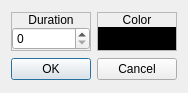
<?xml version="1.0" encoding="UTF-8"?>
<ui version="4.0">
 <class>ConfigureEvent_FlashUI</class>
 <widget class="QDialog" name="ConfigureEvent_FlashUI">
  <property name="geometry">
   <rect>
    <x>0</x>
    <y>0</y>
    <width>184</width>
    <height>93</height>
   </rect>
  </property>
  <property name="windowTitle">
   <string>Flash UI</string>
  </property>
  <property name="styleSheet">
   <string notr="true">.QFrame
{
	border: 1px solid palette(text);
}

.QFrame&gt;QLabel
{
	background-color: palette(text);
	color: palette(window);
}</string>
  </property>
  <layout class="QGridLayout" name="gridLayout">
   <item row="0" column="0">
    <widget class="QFrame" name="frame_5">
     <property name="sizePolicy">
      <sizepolicy hsizetype="Preferred" vsizetype="Fixed">
       <horstretch>0</horstretch>
       <verstretch>0</verstretch>
      </sizepolicy>
     </property>
     <property name="frameShape">
      <enum>QFrame::StyledPanel</enum>
     </property>
     <property name="frameShadow">
      <enum>QFrame::Raised</enum>
     </property>
     <layout class="QVBoxLayout" name="verticalLayout_19">
      <property name="spacing">
       <number>0</number>
      </property>
      <property name="leftMargin">
       <number>0</number>
      </property>
      <property name="topMargin">
       <number>0</number>
      </property>
      <property name="rightMargin">
       <number>0</number>
      </property>
      <property name="bottomMargin">
       <number>0</number>
      </property>
      <item>
       <widget class="QLabel" name="label_23">
        <property name="sizePolicy">
         <sizepolicy hsizetype="Preferred" vsizetype="Fixed">
          <horstretch>0</horstretch>
          <verstretch>0</verstretch>
         </sizepolicy>
        </property>
        <property name="text">
         <string>Duration</string>
        </property>
        <property name="alignment">
         <set>Qt::AlignCenter</set>
        </property>
       </widget>
      </item>
      <item>
       <widget class="QWidget" name="widget" native="true">
        <layout class="QHBoxLayout" name="horizontalLayout">
         <property name="spacing">
          <number>0</number>
         </property>
         <property name="leftMargin">
          <number>0</number>
         </property>
         <property name="topMargin">
          <number>0</number>
         </property>
         <property name="rightMargin">
          <number>0</number>
         </property>
         <property name="bottomMargin">
          <number>0</number>
         </property>
         <item>
          <widget class="QSpinBox" name="numDuration"/>
         </item>
        </layout>
       </widget>
      </item>
     </layout>
    </widget>
   </item>
   <item row="1" column="0" colspan="2">
    <widget class="QDialogButtonBox" name="buttonBox">
     <property name="orientation">
      <enum>Qt::Horizontal</enum>
     </property>
     <property name="standardButtons">
      <set>QDialogButtonBox::Cancel|QDialogButtonBox::Ok</set>
     </property>
    </widget>
   </item>
   <item row="0" column="1">
    <widget class="QFrame" name="frame_6">
     <property name="sizePolicy">
      <sizepolicy hsizetype="Preferred" vsizetype="Fixed">
       <horstretch>0</horstretch>
       <verstretch>0</verstretch>
      </sizepolicy>
     </property>
     <property name="frameShape">
      <enum>QFrame::StyledPanel</enum>
     </property>
     <property name="frameShadow">
      <enum>QFrame::Raised</enum>
     </property>
     <layout class="QVBoxLayout" name="verticalLayout_20">
      <property name="spacing">
       <number>0</number>
      </property>
      <property name="leftMargin">
       <number>0</number>
      </property>
      <property name="topMargin">
       <number>0</number>
      </property>
      <property name="rightMargin">
       <number>0</number>
      </property>
      <property name="bottomMargin">
       <number>0</number>
      </property>
      <item>
       <widget class="QLabel" name="label_24">
        <property name="sizePolicy">
         <sizepolicy hsizetype="Preferred" vsizetype="Fixed">
          <horstretch>0</horstretch>
          <verstretch>0</verstretch>
         </sizepolicy>
        </property>
        <property name="text">
         <string>Color</string>
        </property>
        <property name="alignment">
         <set>Qt::AlignCenter</set>
        </property>
       </widget>
      </item>
      <item>
       <widget class="QWidget" name="widget_2" native="true">
        <layout class="QHBoxLayout" name="horizontalLayout_4">
         <property name="spacing">
          <number>0</number>
         </property>
         <property name="leftMargin">
          <number>0</number>
         </property>
         <property name="topMargin">
          <number>0</number>
         </property>
         <property name="rightMargin">
          <number>0</number>
         </property>
         <property name="bottomMargin">
          <number>0</number>
         </property>
         <item>
          <widget class="QToolButton" name="btnColor">
           <property name="sizePolicy">
            <sizepolicy hsizetype="Preferred" vsizetype="Fixed">
             <horstretch>0</horstretch>
             <verstretch>0</verstretch>
            </sizepolicy>
           </property>
           <property name="styleSheet">
            <string notr="true">background-color: rgb(0, 0, 0);</string>
           </property>
           <property name="text">
            <string/>
           </property>
           <property name="arrowType">
            <enum>Qt::DownArrow</enum>
           </property>
          </widget>
         </item>
        </layout>
       </widget>
      </item>
     </layout>
    </widget>
   </item>
  </layout>
 </widget>
 <resources>
  <include location="icons.qrc"/>
 </resources>
 <connections>
  <connection>
   <sender>buttonBox</sender>
   <signal>accepted()</signal>
   <receiver>ConfigureEvent_FlashUI</receiver>
   <slot>accept()</slot>
   <hints>
    <hint type="sourcelabel">
     <x>248</x>
     <y>254</y>
    </hint>
    <hint type="destinationlabel">
     <x>157</x>
     <y>274</y>
    </hint>
   </hints>
  </connection>
  <connection>
   <sender>buttonBox</sender>
   <signal>rejected()</signal>
   <receiver>ConfigureEvent_FlashUI</receiver>
   <slot>reject()</slot>
   <hints>
    <hint type="sourcelabel">
     <x>316</x>
     <y>260</y>
    </hint>
    <hint type="destinationlabel">
     <x>286</x>
     <y>274</y>
    </hint>
   </hints>
  </connection>
 </connections>
</ui>
